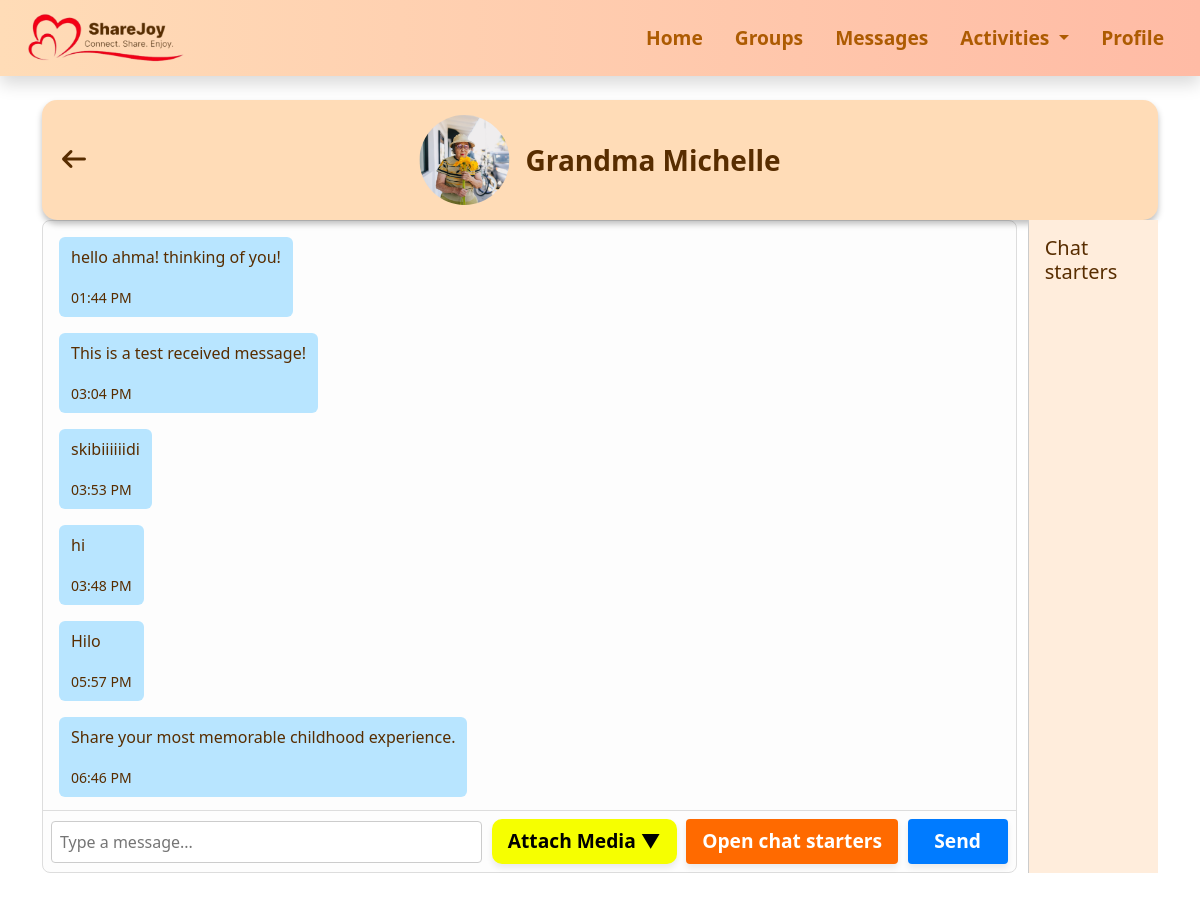
/textchat/1 (signed in), run on an earlier commit of the app's database.
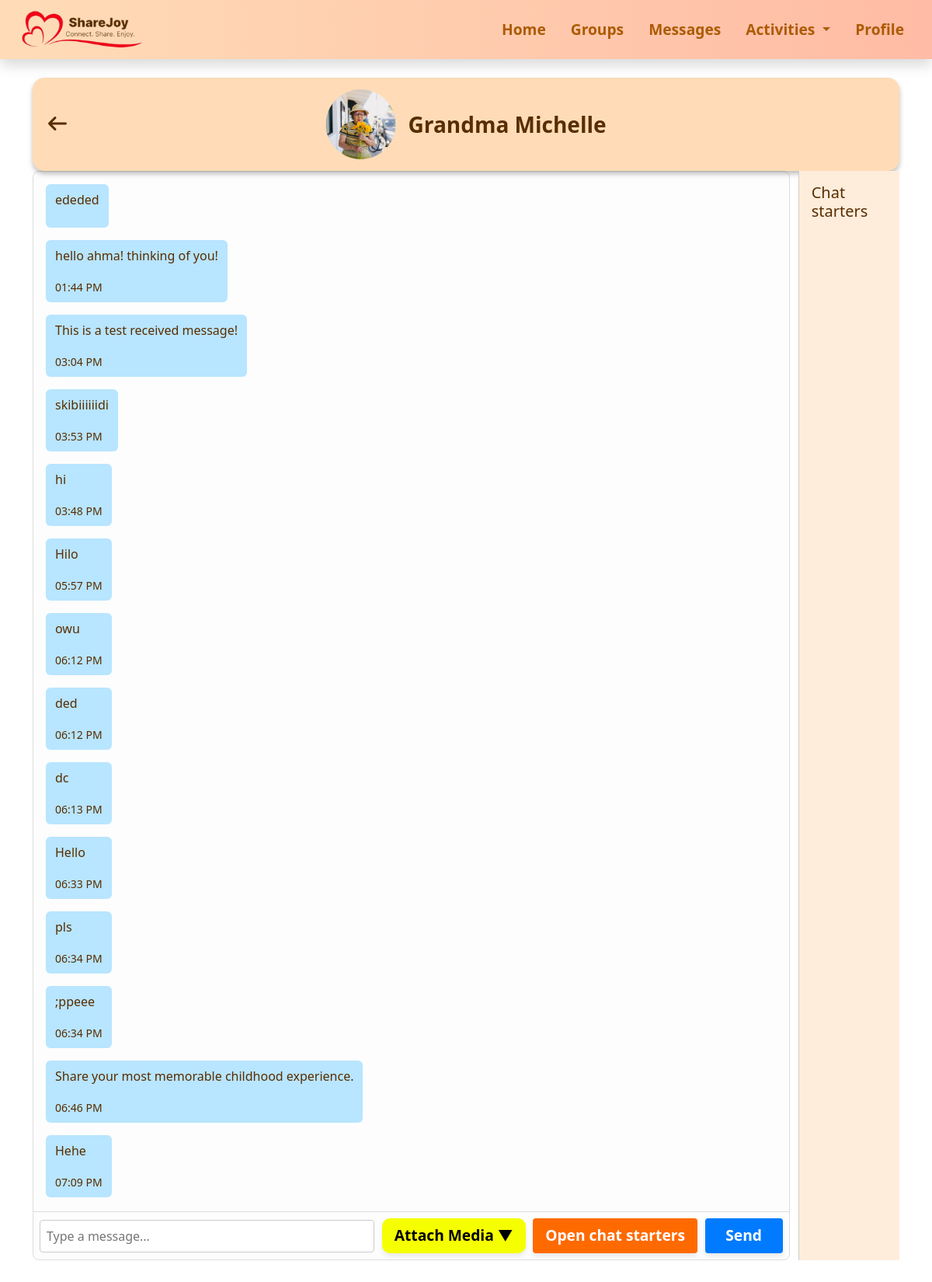
And on a later commit of the database.
### messages.py (models this page shows)
class Contact(db.Model):
    __tablename__ = 'contact'
    id = db.Column(db.Integer, primary_key=True)
    name = db.Column(db.String(35), nullable=False)
    phone = db.Column(db.String(12))
    short_desc = db.Column(db.String(120))
    image_url = db.Column(db.String(200))
    messages = db.relationship("Message", backref="contact", lazy=True)
    chat_group = db.Column(db.String(50))       # e.g. Family, Friends, Work
    message_status = db.Column(db.String(20))   # e.g. Unread, Read, Archived

class Message(db.Model):
    id = db.Column(db.Integer, primary_key=True)
    username = db.Column(db.String(80), nullable=False)
    content = db.Column(db.Text, nullable=False)
    timestamp = db.Column(db.DateTime(timezone=True),default=lambda: datetime.now(pytz.utc))
    contact_id = db.Column(db.Integer, db.ForeignKey("contact.id"), nullable=True)

### app.py (the view, shortened to what this page needs)
@app.route("/textchat/<int:contact_id>", methods=["GET", "POST"])
@login_required
def textchat(contact_id):
    contact = Contact.query.get_or_404(contact_id)
    user = get_current_user()  # Ensure this returns the logged-in user
    messages = Message.query.filter_by(contact_id=contact.id).order_by(Message.timestamp.asc()).all()
    return render_template("textchat.html", contact=contact, messages=messages, user=user)

### app.py (called while the page is built)
def login_required(f):
    @wraps(f)
    def decorated_function(*args, **kwargs):
        if 'user_id' not in session:
            flash('Please log in to access this page.', 'error')
            return redirect(url_for('loginpage'))
        return f(*args, **kwargs)
    return decorated_function

def get_current_user():
    if 'user_id' in session:
        return User.query.get(session['user_id'])
    return None

@app.template_filter("onlytime")
def onlytime(dt):
    if not dt:
        return ""
    if dt.tzinfo is None:
        dt = dt.replace(tzinfo=pytz.utc)
    sg_tz = pytz.timezone("Asia/Singapore")
    return dt.astimezone(sg_tz).strftime("%I:%M %p")

### templates/textchat.html (shortened to what this page needs)
{% extends "base.html" %}
{% block extra_css %}
<link rel="stylesheet" href="{{ url_for('static', filename='css/textchat.css') }}">
{% endblock %}
{% block content %}
<div class="section-box">
  <a href="{{ url_for('messages') }}" class="btn btn-link p-0 back-arrow">
    <i class="fa-solid fa-arrow-left"></i>
  </a>
  <div class="text-pfp-container">
    <img src="{{ url_for('static', filename=(contact.image_url if contact.image_url else 'images/default_pfp.jpg')) }}"
         alt="{{ contact.name }} picture" class="pfp">
    <span class="contact-name fw-semibold">{{ contact.name }}</span>
  </div>
</div>
<div class="chat-wrapper">
  <div class="chat-container" id="chatContainer">
    <div class="messages-area">
      {% for message in messages %}
        <div class="message {% if message.username == user.full_name %}sent{% else %}received{% endif %}">
          <p>{{ message.content }}</p>
          <small>{{ message.timestamp|onlytime }}</small>
        </div>
      {% endfor %}
    </div>
    <form method="POST" class="input-area">
      <input type="text" name="content" class="message-input" placeholder="Type a message..." required>
      <div class="media-dropdown">
        <button type="button" id="attachMediaButton" class="media-btn cta-btn">Attach Media ▼</button>
      </div>
      <button type="button" id="togglePaneButton" class="chat-tools-btn cta-btn" onclick="togglePane()">Open chat starters</button>
      <button type="submit" class="send-btn cta-btn">Send</button>
    </form>
  </div>
  <div class="right-pane" id="rightPane">
    <h5>Chat starters</h5>
  </div>
</div>
{% endblock %}

### templates/base.html (shortened to what this page needs)
<!doctype html>
<html lang="en">
<head>
    <link href="https://cdn.jsdelivr.net/npm/bootstrap@5.3.8/dist/css/bootstrap.min.css" rel="stylesheet">
    <link rel="stylesheet" href="{{ url_for('static', filename='css/navbar.css') }}">
    <link rel="stylesheet" href="{{ url_for('static', filename='css/base.css') }}">
    <link rel="stylesheet" href="https://cdnjs.cloudflare.com/ajax/libs/font-awesome/7.0.1/css/all.min.css">
    {% block extra_css %}{% endblock %}
</head>
<body>
    {% include "navbar.html" %}
    <div class="container mt-4">
        {% block content %}{% endblock %}
    </div>
</body>
</html>

### templates/navbar.html (shortened to what this page needs)
<nav class="navbar navbar-expand-md sticky-top shadow">
    <div class="container-fluid align-items-center">
        <a class="navbar-brand ms-3" href="{{ url_for('home') }}"><img
                src="{{ url_for('static', filename='images/navbar.png') }}" alt="ShareJoy" height="50"></a>
        <div class="collapse navbar-collapse" id="navbarNav">
            <ul class="navbar-nav ms-auto">
                <li class="nav-item">
                    <a class="nav-link me-3 fw-bold {% if request.endpoint == 'home' %}active{% endif %}"
                        href="{{ url_for('home') }}">Home</a>
                </li>
                <li class="nav-item">
                    <a class="nav-link me-3 fw-bold {% if request.endpoint == 'groups' %}active{% endif %}"
                        href="{{ url_for('groups') }}">Groups</a>
                </li>
                <li class="nav-item">
                    <a class="nav-link me-3 fw-bold {% if request.endpoint == 'messages' %}active{% endif %}"
                        href="{{ url_for('messages') }}">Messages</a>
                </li>
                <li class="nav-item dropdown">
                    <a class="nav-link me-3 dropdown-toggle fw-bold {% if request.endpoint in ['activities', 'explore', 'schedule'] %}active{% endif %}"
                        href="#" id="activitiesDropdown" role="button" data-bs-toggle="dropdown">
                        Activities
                    </a>
                </li>
                <li class="nav-item">
                    <a class="nav-link me-3 fw-bold {% if request.endpoint == 'profile' %}active{% endif %}"
                        href="{{ url_for('profile') }}">Profile</a>
                </li>
            </ul>
        </div>
    </div>
</nav>

### static/css/navbar.css (style rules this page uses)
.navbar, .dropdown-menu { background: linear-gradient(90deg, #FFDCB7, #ffbba5); border: none; box-shadow: 0 4px 8px rgba(0, 0, 0, 0.1); }
.navbar .nav-link, .dropdown-item { font-size: 1.2rem; color: #ad5b02; transition: color 0.3s ease, transform 0.3s ease; }

### static/css/base.css (style rules this page uses)
.section-box { width: 100%; min-height: 100px; color: #582D00; background-color: #fff2e6; box-shadow: 0 4px 6px rgba(0, 0, 0, 0.256); padding: 20px 20px 15px 20px; margin: 2rem auto; border-radius: 15px; }
body, input, textarea, .form-label, .formL { color: #582D00 !important; }
.fa-arrow-left { color: #582D00; font-weight: semibold; font-size: 1.5rem; }
.cancelbtn, .dobtn, .cancel-btn, .successbtn, .okbtn, .redbtn, .cta-btn, .search-btn, #toggle-filters, .clearbtn { border: none; box-shadow: 0 4px 6px rgba(0, 0, 0, 0.08); padding: 0.4rem 1rem; border-radius: 10px; font-weight: 600; transition: none; }
.cta-btn { font-size: 1.2rem; padding: 0.8rem 1.4rem; min-width: 100px; border-radius: 10px; }
.cancelbtn, .dobtn, .cancel-btn, .successbtn, .okbtn, .redbtn, .cta-btn, .search-btn, .clearbtn, .join-btn, .maxbtn, .createdbtn, .joined { -webkit-appearance: none; -moz-appearance: none; appearance: none; outline: none !important; border: none !important; }

### static/css/textchat.css (style rules this page uses)
.section-box { position: relative; width: 100%; min-height: 120px; background-color: #FFDCB7; margin: 0; }
.back-arrow { position: absolute; left: 1rem; top: 50%; transform: translateY(-50%); }
.text-pfp-container { position: absolute; left: 50%; top: 50%; transform: translate(-50%, -50%); display: inline-flex; align-items: center; gap: 1rem; }
.pfp { width: 90px; height: 90px; object-fit: cover; border-radius: 50%; }
.contact-name { font-size: 1.75rem; font-weight: bold; margin: 0; white-space: nowrap; }
.chat-container { background: #fdfdfd; border: 1px solid #ddd; border-radius: 8px; display: flex; align-self: flex-start; flex-direction: column; height: 65vh; }
.messages-area { flex: 1; overflow-y: auto; padding: 1rem; }
.message { margin-bottom: 1rem; padding: .5rem .75rem; border-radius: 6px; max-width: fit-content; align-self: flex-end; }
.message.received { background: #B8E5FF; margin-right: auto; text-align: left; }
.input-area { display: flex; align-items: center; gap: 0.5rem; border-top: 1px solid #ddd; padding: 0.5rem; }
.message-input { flex: 1; padding: 0.5rem; border: 1px solid #ccc; border-radius: 4px; }
.cta-btn { padding: .5rem 1rem; border: none; border-radius: 10px; cursor: pointer; white-space: nowrap; margin-left: .1rem; }
.media-btn { background-color: rgb(246, 255, 0); }
.media-dropdown { position: relative; display: inline-block; }
.send-btn, #togglePaneButton { padding: 0.5rem 1rem; border: none; border-radius: 4px; cursor: pointer; white-space: nowrap; background: #007bff; color: white; }
.chat-tools-btn { background-color: rgb(255, 106, 0) !important; }
.chat-wrapper { display: flex; width: 100%; height: 65vh; margin: 0; }
.chat-container { flex: 1; display: flex; flex-direction: column; transition: flex 0.3s ease; }
.right-pane { position: relative; margin-left: 1%; flex: 0.1; overflow: visible; transition: flex 0.3s ease; background-color: #ffeddc; border-left: 1px solid #ccc; padding: 1rem; }

What changed in the data, as far as the page shows it:
added Message: content "ededed"
added Message: content "owu", timestamp|onlytime "06:12 PM"
added Message: content "ded", timestamp|onlytime "06:12 PM"
added Message: content "dc", timestamp|onlytime "06:13 PM"
added Message: content "Hello", timestamp|onlytime "06:33 PM"
added Message: content "pls", timestamp|onlytime "06:34 PM"
added Message: content ";ppeee", timestamp|onlytime "06:34 PM"
added Message: content "Hehe", timestamp|onlytime "07:09 PM"
